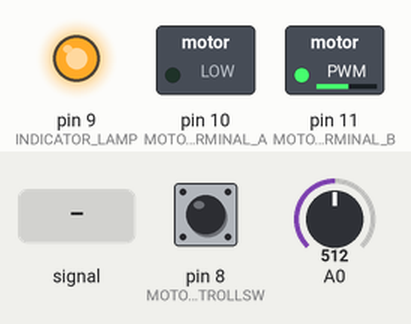
Bench run of a program on a simulated Arduino Uno, built with avr-gcc and run on an emulated ATmega328P. On the bench: switched loads named in the program (green lamp = pin HIGH), output pins drawn as LEDs (lit = HIGH). The inputs (shaded band) are chosen by the test bench; at power-on: A0 = 512, pin 8 (MOTOR_DIRECTION_CONTROLLSW) LOW.

Above: at 1.2 s.
1.3 s: A0 fed a 200 Hz sine of ±81 counts around its level
At 1.5 s:
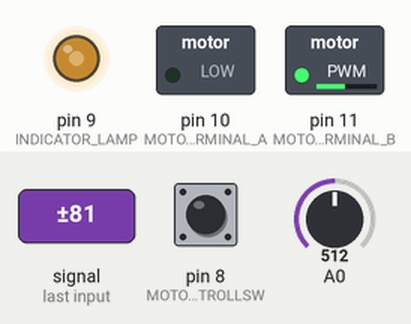
4.3 s: A0 set to 716
At 4.94 s:
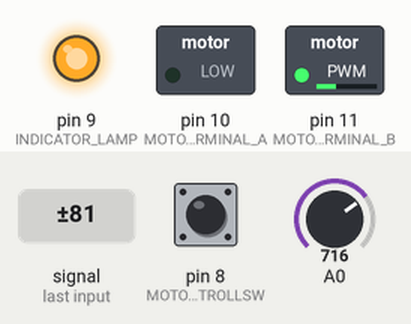
7.3 s: A0 set to 1023
8.8 s: pin 8 (MOTOR_DIRECTION_CONTROLLSW) pulled HIGH for 0.15 s
At 10.2 s:
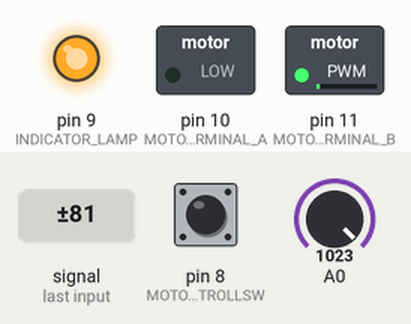
10.5 s: A0 set to 122
At 11.0 s:
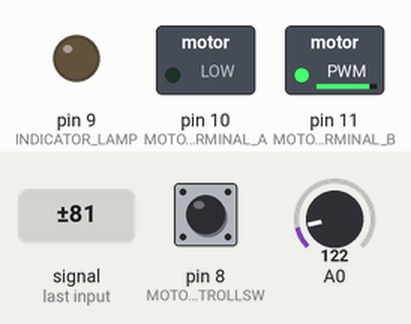
13.5 s: pin 8 (MOTOR_DIRECTION_CONTROLLSW) pulled HIGH for 1 s
At 14.0 s:
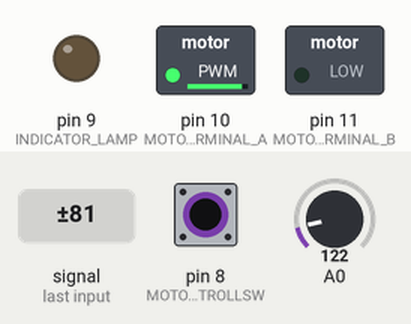
Timing chart, 0 to 17.5 s (numbered marks = the images above; inputs shaded):
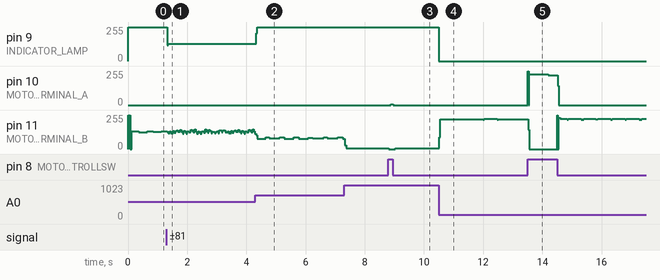

The program:

main.cpp
```cpp
extern "C"{
#include "PCMS.h"
#include "PercCalculateFunc.h"
}
#include <Arduino.h>

#define MOTOR_DIRECTION_CONTROLLSW 8
#define INDICATOR_LAMP 9
#define MOTOR_TERMINAL_A 10
#define MOTOR_TERMINAL_B 11

// thid kovkpl,l ,;,

void setup() {
  // put your setup code here, to run once:
  pinMode(MOTOR_DIRECTION_CONTROLLSW,INPUT);
  pinMode(INDICATOR_LAMP,OUTPUT);
  pinMode(MOTOR_TERMINAL_A,OUTPUT);
  pinMode(MOTOR_TERMINAL_B,OUTPUT);


}

void loop() {
  PCMS_U.PercRawVal_u16 = analogRead(A0);
  PCMS_U.motorDirectionControlSW_B = digitalRead(MOTOR_DIRECTION_CONTROLLSW);
  // put your main code here, to run repeatedly:
  PCMS_PercCalculateFunc(PCMS_U.PercRawVal_u16, PCMS_U.motorDirectionControlSW_B,
    &PCMS_Y.IndicatorLamp_B, &PCMS_Y.motorTerminalA_B, &PCMS_Y.motorTerminalB_B,
    &PCMS_DW.PercCalculateFunc, &PCMS_PrevZCX.PercCalculateFunc);
  digitalWrite(INDICATOR_LAMP,PCMS_Y.IndicatorLamp_B);
  digitalWrite(MOTOR_TERMINAL_A,PCMS_Y.motorTerminalA_B);
  digitalWrite(MOTOR_TERMINAL_B,PCMS_Y.motorTerminalB_B);
}
```

PCMS.c
```cpp
// (licence header left out)
#include "PCMS.h"
#include "PercCalculateFunc.h"

/* Block states (default storage) */
DW_PCMS_T PCMS_DW;

/* Previous zero-crossings (trigger) states */
PrevZCX_PCMS_T PCMS_PrevZCX;

/* External inputs (root inport signals with default storage) */
ExtU_PCMS_T PCMS_U;

/* External outputs (root outports fed by signals with default storage) */
ExtY_PCMS_T PCMS_Y;

/* Real-time model */
static RT_MODEL_PCMS_T PCMS_M_;
RT_MODEL_PCMS_T *const PCMS_M = &PCMS_M_;

/* Model step function */
void PCMS_step(void)
{
  /* Outputs for Atomic SubSystem: '<Root>/PercCalculateFunc' */

  /* Inport: '<Root>/PercRawVal_u16' incorporates:
   *  Inport: '<Root>/motorDirectionControlSW_B'
   *  Outport: '<Root>/IndicatorLamp_B'
   *  Outport: '<Root>/motorTerminalA_B'
   *  Outport: '<Root>/motorTerminalB_B'
   */
  PCMS_PercCalculateFunc(PCMS_U.PercRawVal_u16, PCMS_U.motorDirectionControlSW_B,
    &PCMS_Y.IndicatorLamp_B, &PCMS_Y.motorTerminalA_B, &PCMS_Y.motorTerminalB_B,
    &PCMS_DW.PercCalculateFunc, &PCMS_PrevZCX.PercCalculateFunc);

  /* End of Outputs for SubSystem: '<Root>/PercCalculateFunc' */
}

/* Model initialize function */
void PCMS_initialize(void)
{
  PCMS_PrevZCX.PercCalculateFunc.Delay_Reset_ZCE = POS_ZCSIG;
}

/* Model terminate function */
void PCMS_terminate(void)
{
  /* (no terminate code required) */
}

/*
 * File trailer for generated code.
 *
 * [EOF]
 */
```

PCMS.h
```cpp
// (licence header left out)
#ifndef PCMS_h_
#define PCMS_h_
#ifndef PCMS_COMMON_INCLUDES_
#define PCMS_COMMON_INCLUDES_
#include "rtwtypes.h"
#include "math.h"
#endif                                 /* PCMS_COMMON_INCLUDES_ */

#include "PCMS_types.h"
#include "PercCalculateFunc.h"

/* Macros for accessing real-time model data structure */
#ifndef rtmGetErrorStatus
#define rtmGetErrorStatus(rtm)         ((rtm)->errorStatus)
#endif

#ifndef rtmSetErrorStatus
#define rtmSetErrorStatus(rtm, val)    ((rtm)->errorStatus = (val))
#endif

/* Block states (default storage) for system '<Root>' */
typedef struct {
  DW_PercCalculateFunc_PCMS_T PercCalculateFunc;/* '<Root>/PercCalculateFunc' */
} DW_PCMS_T;

/* Zero-crossing (trigger) state */
typedef struct {
  ZCE_PercCalculateFunc_PCMS_T PercCalculateFunc;/* '<Root>/PercCalculateFunc' */
} PrevZCX_PCMS_T;

/* External inputs (root inport signals with default storage) */
typedef struct {
  uint16_T PercRawVal_u16;             /* '<Root>/PercRawVal_u16' */
  boolean_T motorDirectionControlSW_B; /* '<Root>/motorDirectionControlSW_B' */
} ExtU_PCMS_T;

/* External outputs (root outports fed by signals with default storage) */
typedef struct {
  boolean_T IndicatorLamp_B;           /* '<Root>/IndicatorLamp_B' */
  boolean_T motorTerminalA_B;          /* '<Root>/motorTerminalA_B' */
  boolean_T motorTerminalB_B;          /* '<Root>/motorTerminalB_B' */
} ExtY_PCMS_T;

/* Real-time Model Data Structure */
struct tag_RTM_PCMS_T {
  const char_T * volatile errorStatus;
};

/* Block states (default storage) */
extern DW_PCMS_T PCMS_DW;

/* Zero-crossing (trigger) state */
extern PrevZCX_PCMS_T PCMS_PrevZCX;

/* External inputs (root inport signals with default storage) */
extern ExtU_PCMS_T PCMS_U;

/* External outputs (root outports fed by signals with default storage) */
extern ExtY_PCMS_T PCMS_Y;

/* Model entry point functions */
extern void PCMS_initialize(void);
extern void PCMS_step(void);
extern void PCMS_terminate(void);

/* Real-time Model object */
extern RT_MODEL_PCMS_T *const PCMS_M;

/*-
 * The generated code includes comments that allow you to trace directly
 * back to the appropriate location in the model.  The basic format
 * is <system>/block_name, where system is the system number (uniquely
 * assigned by Simulink) and block_name is the name of the block.
 *
 * Use the MATLAB hilite_system command to trace the generated code back
 * to the model.  For example,
 *
 * hilite_system('<S3>')    - opens system 3
 * hilite_system('<S3>/Kp') - opens and selects block Kp which resides in S3
 *
 * Here is the system hierarchy for this model
 *
 * '<Root>' : 'PCMS'
 * '<S1>'   : 'PCMS/PercCalculateFunc'
 */
#endif                                 /* PCMS_h_ */

/*
 * File trailer for generated code.
 *
 * [EOF]
 */
```

PCMS_types.h
```cpp
// (licence header left out)
#ifndef PCMS_types_h_
#define PCMS_types_h_

/* Forward declaration for rtModel */
typedef struct tag_RTM_PCMS_T RT_MODEL_PCMS_T;

#endif                                 /* PCMS_types_h_ */

/*
 * File trailer for generated code.
 *
 * [EOF]
 */
```

PercCalculateFunc.c
```cpp
// (licence header left out)
#include "rtwtypes.h"
#include "PercCalculateFunc.h"
#include "zero_crossing_types.h"

/* Output and update for atomic system: '<Root>/PercCalculateFunc' */
void PCMS_PercCalculateFunc(uint16_T rtu_PercRawVal_u16, boolean_T
  rtu_motorDirectionControlSW_B, boolean_T *rty_IndicatorLamp_B, boolean_T
  *rty_motorTerminalA_B, boolean_T *rty_motorTerminalB_B,
  DW_PercCalculateFunc_PCMS_T *localDW, ZCE_PercCalculateFunc_PCMS_T *localZCE)
{
  real_T rtb_Product;

  /* Product: '<S1>/Product' incorporates:
   *  Constant: '<S1>/Constant'
   *  Constant: '<S1>/Constant1'
   *  DataTypeConversion: '<S1>/Data Type Conversion'
   *  Product: '<S1>/Divide'
   */
  rtb_Product = (real32_T)rtu_PercRawVal_u16 / 1023.0F * 100.0;

  /* RelationalOperator: '<S1>/GreaterThan' incorporates:
   *  Constant: '<S1>/Constant2'
   */
  *rty_IndicatorLamp_B = (rtb_Product > 50.0);

  /* Delay: '<S1>/Delay' incorporates:
   *  Delay: '<S1>/Delay1'
   */
  if (localDW->Delay1_DSTATE && (localZCE->Delay_Reset_ZCE != POS_ZCSIG)) {
    localDW->Delay_DSTATE = 0;
  }

  localZCE->Delay_Reset_ZCE = localDW->Delay1_DSTATE;

  /* Sum: '<S1>/Add' incorporates:
   *  Constant: '<S1>/Constant5'
   *  Delay: '<S1>/Delay'
   */
  localDW->Delay_DSTATE++;

  /* RelationalOperator: '<S1>/LessThanOrEqual' incorporates:
   *  Delay: '<S1>/Delay'
   */
  *rty_motorTerminalB_B = (rtb_Product <= localDW->Delay_DSTATE);

  /* Switch: '<S1>/Switch' */
  *rty_motorTerminalA_B = (rtu_motorDirectionControlSW_B &&
    (*rty_motorTerminalB_B));

  /* Switch: '<S1>/Switch1' */
  *rty_motorTerminalB_B = ((!rtu_motorDirectionControlSW_B) &&
    (*rty_motorTerminalB_B));

  /* RelationalOperator: '<S1>/GreaterThan1' incorporates:
   *  Constant: '<S1>/Constant6'
   *  Delay: '<S1>/Delay'
   *  Delay: '<S1>/Delay1'
   */
  localDW->Delay1_DSTATE = (localDW->Delay_DSTATE > 100);
}

/*
 * File trailer for generated code.
 *
 * [EOF]
 */
```

PercCalculateFunc.h
```cpp
// (licence header left out)
#ifndef PercCalculateFunc_h_
#define PercCalculateFunc_h_
#ifndef PCMS_COMMON_INCLUDES_
#define PCMS_COMMON_INCLUDES_
#include "rtwtypes.h"
#include "math.h"
#endif                                 /* PCMS_COMMON_INCLUDES_ */

#include "zero_crossing_types.h"

/* Block states (default storage) for system '<Root>/PercCalculateFunc' */
typedef struct {
  int8_T Delay_DSTATE;                 /* '<S1>/Delay' */
  boolean_T Delay1_DSTATE;             /* '<S1>/Delay1' */
} DW_PercCalculateFunc_PCMS_T;

/* Zero-crossing (trigger) state for system '<Root>/PercCalculateFunc' */
typedef struct {
  ZCSigState Delay_Reset_ZCE;          /* '<S1>/Delay' */
} ZCE_PercCalculateFunc_PCMS_T;

extern void PCMS_PercCalculateFunc(uint16_T rtu_PercRawVal_u16, boolean_T
  rtu_motorDirectionControlSW_B, boolean_T *rty_IndicatorLamp_B, boolean_T
  *rty_motorTerminalA_B, boolean_T *rty_motorTerminalB_B,
  DW_PercCalculateFunc_PCMS_T *localDW, ZCE_PercCalculateFunc_PCMS_T *localZCE);

#endif                                 /* PercCalculateFunc_h_ */

/*
 * File trailer for generated code.
 *
 * [EOF]
 */
```

rtwtypes.h
```cpp
// (licence header left out)
#ifndef RTWTYPES_H
#define RTWTYPES_H

/* Logical type definitions */
#if (!defined(__cplusplus))
#ifndef false
#define false                          (0U)
#endif

#ifndef true
#define true                           (1U)
#endif
#endif

/*=======================================================================*
 * Target hardware information
 *   Device type: Intel->x86-64 (Windows64)
 *   Number of bits:     char:   8    short:   16    int:  32
 *                       long:  32
 *                       native word size:  64
 *   Byte ordering: LittleEndian
 *   Signed integer division rounds to: Zero
 *   Shift right on a signed integer as arithmetic shift: on
 *=======================================================================*/

/*=======================================================================*
 * Fixed width word size data types:                                     *
 *   int8_T, int16_T, int32_T     - signed 8, 16, or 32 bit integers     *
 *   uint8_T, uint16_T, uint32_T  - unsigned 8, 16, or 32 bit integers   *
 *   real32_T, real64_T           - 32 and 64 bit floating point numbers *
 *=======================================================================*/
typedef signed char int8_T;
typedef unsigned char uint8_T;
typedef short int16_T;
typedef unsigned short uint16_T;
typedef int int32_T;
typedef unsigned int uint32_T;
typedef float real32_T;
typedef double real64_T;

/*===========================================================================*
 * Generic type definitions: boolean_T, char_T, byte_T, int_T, uint_T,       *
 *                           real_T, time_T, ulong_T.                        *
 *===========================================================================*/
typedef double real_T;
typedef double time_T;
typedef unsigned char boolean_T;
typedef int int_T;
typedef unsigned int uint_T;
typedef unsigned long ulong_T;
typedef char char_T;
typedef unsigned char uchar_T;
typedef char_T byte_T;

/*===========================================================================*
 * Complex number type definitions                                           *
 *===========================================================================*/
#define CREAL_T

typedef struct {
  real32_T re;
  real32_T im;
} creal32_T;

typedef struct {
  real64_T re;
  real64_T im;
} creal64_T;

typedef struct {
  real_T re;
  real_T im;
} creal_T;

#define CINT8_T

typedef struct {
  int8_T re;
  int8_T im;
} cint8_T;

#define CUINT8_T

typedef struct {
  uint8_T re;
  uint8_T im;
} cuint8_T;

#define CINT16_T

typedef struct {
  int16_T re;
  int16_T im;
} cint16_T;

#define CUINT16_T

typedef struct {
  uint16_T re;
  uint16_T im;
} cuint16_T;

#define CINT32_T

typedef struct {
  int32_T re;
  int32_T im;
} cint32_T;

#define CUINT32_T

typedef struct {
  uint32_T re;
  uint32_T im;
} cuint32_T;

/*=======================================================================*
 * Min and Max:                                                          *
 *   int8_T, int16_T, int32_T     - signed 8, 16, or 32 bit integers     *
 *   uint8_T, uint16_T, uint32_T  - unsigned 8, 16, or 32 bit integers   *
 *=======================================================================*/
#define MAX_int8_T                     ((int8_T)(127))
#define MIN_int8_T                     ((int8_T)(-128))
#define MAX_uint8_T                    ((uint8_T)(255U))
#define MAX_int16_T                    ((int16_T)(32767))
#define MIN_int16_T                    ((int16_T)(-32768))
#define MAX_uint16_T                   ((uint16_T)(65535U))
#define MAX_int32_T                    ((int32_T)(2147483647))
#define MIN_int32_T                    ((int32_T)(-2147483647-1))
#define MAX_uint32_T                   ((uint32_T)(0xFFFFFFFFU))

/* Block D-Work pointer type */
typedef void * pointer_T;

#endif                                 /* RTWTYPES_H */

/*
 * File trailer for generated code.
 *
 * [EOF]
 */
```

zero_crossing_types.h
```cpp
// (licence header left out)
#ifndef ZERO_CROSSING_TYPES_H
#define ZERO_CROSSING_TYPES_H
#include "rtwtypes.h"

/* Trigger directions: falling, either, and rising */
typedef enum {
  FALLING_ZERO_CROSSING = -1,
  ANY_ZERO_CROSSING = 0,
  RISING_ZERO_CROSSING = 1
} ZCDirection;

/* Previous state of a trigger signal */
typedef uint8_T ZCSigState;

/* Initial value of a trigger zero crossing signal */
#define UNINITIALIZED_ZCSIG            0x03U
#define NEG_ZCSIG                      0x02U
#define POS_ZCSIG                      0x01U
#define ZERO_ZCSIG                     0x00U

/* Current state of a trigger signal */
typedef enum { FALLING_ZCEVENT = -1, NO_ZCEVENT = 0, RISING_ZCEVENT = 1 }
  ZCEventType;

#endif                                 /* ZERO_CROSSING_TYPES_H */

/*
 * File trailer for generated code.
 *
 * [EOF]
 */
```

Measured:
- after the input at 1.3 s, pin 9 (INDICATOR_LAMP): 255/255 → 128/255 at once
- after the input at 4.3 s, pin 9 (INDICATOR_LAMP): 128/255 → 255/255 at once
- after the input at 8.8 s, pin 10 (MOTOR_TERMINAL_A): 0/255 → 7/255 after 0.08 s, → 0/255 0.08 s later; pin 11 (MOTOR_TERMINAL_B): 5/255 → 0/255 at once, → 7/255 0.23 s later
- after the input at 10.5 s, pin 9 (INDICATOR_LAMP): 255/255 → 0/255 at once; pin 11 (MOTOR_TERMINAL_B): 7/255 → 225/255 at once, → 228/255 1.5 s later, → 225/255 0.48 s later
- after the input at 13.5 s, pin 10 (MOTOR_TERMINAL_A): 0/255 → 231/255 at once, → 224/255 0.70 s later, → 0/255 0.32 s later
